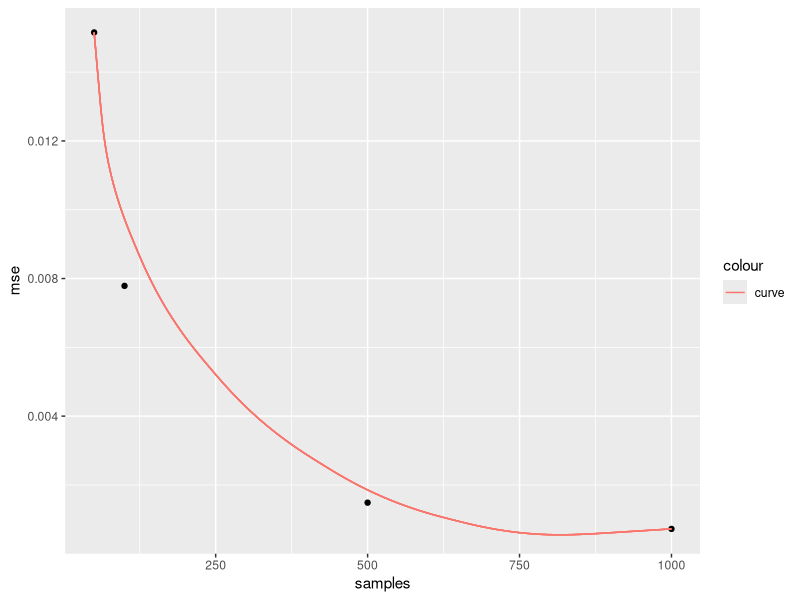

The R source for this figure:
## ---- chunk 1
knitr::opts_chunk$set(echo = TRUE)
library(ggplot2)
## ---- chunk 2
set.seed(999)
phi1 <- 0.5
sd <- 1
M <- 1000
## ---- chunk 3
burnin <- 150
samples <- c(50, 100, 500, 1000)
coeffs <- matrix(NA, M, length(samples))

for (i in 1:length(samples)) {
  # each for loop iteration is one sample size 
  # apparently we have to add the burn-in period to the sample
  leng <- burnin + samples[i]
  
  # now the simulation runs
  for (m in 1:M) {
    
    # AR(1) and white noise
    y <- vector(length = leng)
    wn <- rnorm(leng, 0, sd)
    
    # our simulation, start at two since we dont have y_(t=0)
    for (t in 2:leng) {
       y[t] <-  phi1 * y[t-1] + wn[t]
    }
  
    # then remove the burn-in period from the front
    yfinal <- y[(burnin+1):leng]
    
    # find the coefficients
    ycur <- yfinal[-1]           
    ylag <- yfinal[-length(yfinal)]  

    ols <- sum(ylag * ycur) / sum(ylag^2)
    
    # store coefficients in matrix
    coeffs[m,i] <- ols
  }
}
## ---- chunk 4
square_err <- (coeffs-phi1)^2
sums <- vector(length=4)
mse <- vector(length=4)

# get the sums of the squared errors
sums <- colSums(square_err, na.rm = TRUE)

# divide the squared errors by the 
for (i in 1:length(sums)) {
  mse[i] <- sums[i] / M
}

# to show it visually:
#plot(samples,mse)

df <- data.frame(
  x = samples,
  y = mse
)
ggplot(df, aes(x = samples, y = mse)) +
  geom_point() +
  geom_curve(aes(x=samples[1], y=mse[1], xend=samples[4], yend=mse[4], colour="curve", curvature=0.1))
